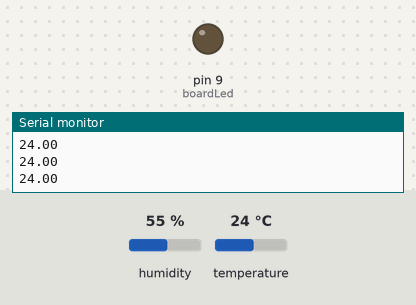
Recording of a sketch running on a simulated Arduino Uno, built with avr-gcc and run on an emulated ATmega328P. Parts: output pins drawn as LEDs (lit = HIGH), the last lines printed to the serial monitor. The inputs (shaded band) are chosen by the test bench; at power-on: temperature 24 °C, humidity 55 %. Storage starts empty.

Above: at 2.8 s.
2.9 s: temperature set to 29.4 °C
5.6 s: temperature set to 30.6 °C
At 6.9 s:
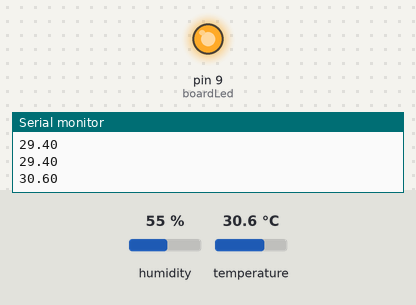
8.3 s: temperature set to 12 °C
At 10.4 s:
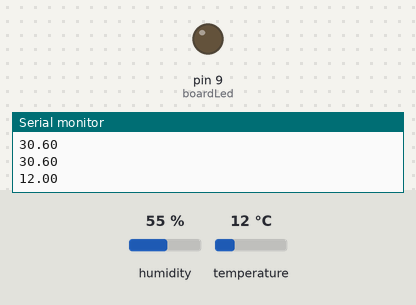
11.5 s: temperature set to 33 °C
At 13.3 s:
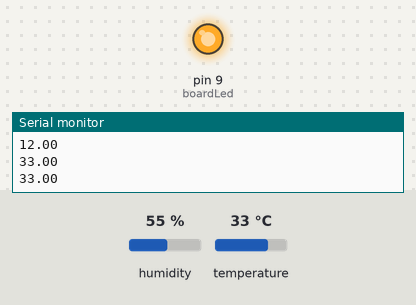
Timing chart, 0 to 14.8 s (numbered marks = the images above; inputs shaded):
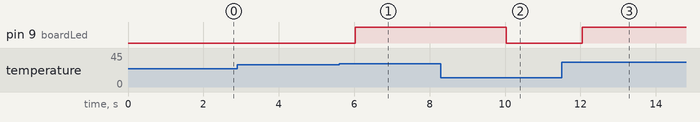

The sketch:

arapis_2_eth.ino
```cpp
#include <SPI.h>
#include <Ethernet.h>
#include <SD.h>
const int chipSelect = 4; // Arduino Ethernet shield: pin 4
Sd2Card card;
File logfile;

//network configuration
byte mac[] = {
  0x90, 0xA2, 0xDA, 0x0D, 0x69, 0xB3 }; //physical mac address
byte ip[] = {
  10, 10, 15, 71 }; // ip in lan

const int boardLed = 9;

#include "DHT.h"
#define DHTPIN 7
#define DHTTYPE DHT22
DHT dht(DHTPIN, DHTTYPE);

byte previousMeasurementTime = 0;
unsigned int record_id = 0;

void newSdFile() {
  char filename[] = "ZKN_00.CSV";
//  for (uint8_t i = 0; i < 100; i++) {
//    filename[6] = i/10 + '0';
//    filename[7] = i%10 + '0';
//    if (! SD.exists(filename)) {
      // only open a new file if it doesn't exist
      logfile = SD.open(filename, FILE_WRITE);
     logfile.println("Start");
//      logfile.print("This file starts at: ");
//      DateTime now = RTC.now();
//      logfile.print(now.unixtime()); // seconds since 1/1/1970
//      logfile.print(", ");
//      logfile.print(now.year(), DEC);
//      logfile.print("/");
//      logfile.print(now.month(), DEC);
//      logfile.print("/");
//      logfile.print(now.day(), DEC);
//      logfile.print(" ");
//      logfile.print(now.hour(), DEC);
//      logfile.print(":");
//      logfile.print(now.minute(), DEC);
//      logfile.print(":");
//      logfile.println(now.second(), DEC);
//      logfile.println("This probably means that something went wrong with the previous file");
//      logfile.println("ID, UNIXTIME, DATE, TIME, TEMPERATURE, WARNING FLAG");
//      break;  // leave the loop!
//    }
//  }

  if (! logfile) {
    Serial.println("couldnt create file");
  } else {
    Serial.print("Logging to: ");
    Serial.println(filename);
  }

}

void setup(){
  Serial.begin(9600);
  Ethernet.begin(mac, ip);
  dht.begin();

  Serial.print("Initializing SD card...");
  // On the Ethernet Shield, CS is pin 4. It's set as an output by default.
  if (!card.init(SPI_HALF_SPEED, chipSelect)) {
    Serial.println("initialization failed!");
    return;
  }
  else {
    Serial.println("initialization done.");
  }

  newSdFile();

  pinMode(boardLed, OUTPUT);

  /*  if (!volume.init(card)) {
   Serial.println("Could not find FAT16/FAT32 partition.\nMake sure you've formatted the card");
   return;
   }*/
}
void loop(){

  digitalWrite(boardLed, LOW);

  float t = dht.readTemperature();
  if (isnan(t)) {
    Serial.println("Failed to read from DHT");
  }
  else {
    Serial.println(t);
  }

  if (t>30) {
    digitalWrite(boardLed, HIGH);
  }

  delay(1000);
}
```

Measured:
- the behaviour switches between 30 and 30.1 °C on temperature (found by bisection; images 0 and 1)
- after the input at 5.6 s, pin 9 (boardLed): LOW → HIGH after 0.43 s
- after the input at 8.3 s, pin 9 (boardLed): HIGH → LOW after 1.7 s
- after the input at 11.5 s, pin 9 (boardLed): LOW → HIGH after 0.55 s
